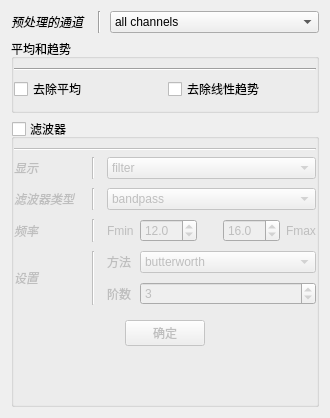
              <widget class="QWidget" name="_sigproc_page">
               <layout class="QVBoxLayout" name="verticalLayout_25">
                <item>
                 <layout class="QGridLayout" name="gridLayout_14">
                  <property name="topMargin">
                   <number>0</number>
                  </property>
                  <item row="0" column="0">
                   <widget class="QLabel" name="label_76">
                    <property name="font">
                     <font>
                      <italic>true</italic>
                      <stylestrategy>PreferDefault</stylestrategy>
                      <kerning>true</kerning>
                     </font>
                    </property>
                    <property name="text">
                     <string>预处理的通道</string>
                    </property>
                   </widget>
                  </item>
                  <item row="0" column="1">
                   <widget class="Line" name="line_36">
                    <property name="minimumSize">
                     <size>
                      <width>10</width>
                      <height>0</height>
                     </size>
                    </property>
                    <property name="orientation">
                     <enum>Qt::Vertical</enum>
                    </property>
                   </widget>
                  </item>
                  <item row="0" column="2">
                   <widget class="QComboBox" name="_SigFiltChan">
                    <property name="toolTip">
                     <string>&lt;html&gt;&lt;head/&gt;&lt;body&gt;&lt;p&gt;Display the signal, in a specific frequency band as :&lt;/p&gt;&lt;p&gt;- &amp;quot;filter&amp;quot; : simply, the filtered signal&lt;/p&gt;&lt;p&gt;- &amp;quot;amplitude&amp;quot; : the amplitude of the signal&lt;/p&gt;&lt;p&gt;- &amp;quot;power&amp;quot; : the power of the signal&lt;/p&gt;&lt;p&gt;- &amp;quot;phase&amp;quot; : the phase of the signal&lt;/p&gt;&lt;/body&gt;&lt;/html&gt;</string>
                    </property>
                    <item>
                     <property name="text">
                      <string>all channels</string>
                     </property>
                    </item>
                   </widget>
                  </item>
                  <item row="1" column="2">
                   <spacer name="horizontalSpacer_43">
                    <property name="orientation">
                     <enum>Qt::Horizontal</enum>
                    </property>
                    <property name="sizeHint" stdset="0">
                     <size>
                      <width>40</width>
                      <height>0</height>
                     </size>
                    </property>
                   </spacer>
                  </item>
                 </layout>
                </item>
                <item>
                 <widget class="QGroupBox" name="groupBox_5">
                  <property name="title">
                   <string>平均和趋势</string>
                  </property>
                  <layout class="QVBoxLayout" name="verticalLayout_7">
                   <property name="leftMargin">
                    <number>0</number>
                   </property>
                   <property name="rightMargin">
                    <number>0</number>
                   </property>
                   <item>
                    <widget class="Line" name="line_12">
                     <property name="orientation">
                      <enum>Qt::Horizontal</enum>
                     </property>
                    </widget>
                   </item>
                   <item>
                    <layout class="QGridLayout" name="gridLayout_2">
                     <item row="0" column="0">
                      <widget class="QCheckBox" name="_SigMean">
                       <property name="text">
                        <string>去除平均</string>
                       </property>
                      </widget>
                     </item>
                     <item row="0" column="1">
                      <widget class="QCheckBox" name="_SigTrend">
                       <property name="text">
                        <string>去除线性趋势</string>
                       </property>
                      </widget>
                     </item>
                    </layout>
                   </item>
                  </layout>
                 </widget>
                </item>
                <item>
                 <widget class="QGroupBox" name="_SigFilt">
                  <property name="title">
                   <string>滤波器</string>
                  </property>
                  <property name="checkable">
                   <bool>true</bool>
                  </property>
                  <property name="checked">
                   <bool>false</bool>
                  </property>
                  <layout class="QVBoxLayout" name="verticalLayout_8">
                   <property name="leftMargin">
                    <number>0</number>
                   </property>
                   <property name="rightMargin">
                    <number>0</number>
                   </property>
                   <item>
                    <widget class="Line" name="line_11">
                     <property name="orientation">
                      <enum>Qt::Horizontal</enum>
                     </property>
                    </widget>
                   </item>
                   <item>
                    <widget class="QWidget" name="_SigFiltW" native="true">
                     <property name="enabled">
                      <bool>false</bool>
                     </property>
                     <layout class="QVBoxLayout" name="verticalLayout_9">
                      <property name="spacing">
                       <number>0</number>
                      </property>
                      <property name="leftMargin">
                       <number>0</number>
                      </property>
                      <property name="topMargin">
                       <number>0</number>
                      </property>
                      <property name="rightMargin">
                       <number>0</number>
                      </property>
                      <property name="bottomMargin">
                       <number>0</number>
                      </property>
                      <item>
                       <layout class="QGridLayout" name="gridLayout_3">
                        <property name="spacing">
                         <number>9</number>
                        </property>
                        <item row="0" column="2">
                         <widget class="QComboBox" name="_SigFiltDisp">
                          <property name="toolTip">
                           <string>&lt;html&gt;&lt;head/&gt;&lt;body&gt;&lt;p&gt;Display the signal, in a specific frequency band as :&lt;/p&gt;&lt;p&gt;- &amp;quot;filter&amp;quot; : simply, the filtered signal&lt;/p&gt;&lt;p&gt;- &amp;quot;amplitude&amp;quot; : the amplitude of the signal&lt;/p&gt;&lt;p&gt;- &amp;quot;power&amp;quot; : the power of the signal&lt;/p&gt;&lt;p&gt;- &amp;quot;phase&amp;quot; : the phase of the signal&lt;/p&gt;&lt;/body&gt;&lt;/html&gt;</string>
                          </property>
                          <item>
                           <property name="text">
                            <string>filter</string>
                           </property>
                          </item>
                          <item>
                           <property name="text">
                            <string>amplitude</string>
                           </property>
                          </item>
                          <item>
                           <property name="text">
                            <string>power</string>
                           </property>
                          </item>
                          <item>
                           <property name="text">
                            <string>phase</string>
                           </property>
                          </item>
                         </widget>
                        </item>
                        <item row="1" column="0">
                         <widget class="QLabel" name="label_18">
                          <property name="font">
                           <font>
                            <italic>true</italic>
                            <stylestrategy>PreferDefault</stylestrategy>
                            <kerning>true</kerning>
                           </font>
                          </property>
                          <property name="text">
                           <string>滤波器类型</string>
                          </property>
                         </widget>
                        </item>
                        <item row="2" column="0">
                         <widget class="QLabel" name="label_7">
                          <property name="font">
                           <font>
                            <italic>true</italic>
                            <stylestrategy>PreferDefault</stylestrategy>
                            <kerning>true</kerning>
                           </font>
                          </property>
                          <property name="text">
                           <string>频率</string>
                          </property>
                         </widget>
                        </item>
                        <item row="2" column="1">
                         <widget class="Line" name="line_24">
                          <property name="minimumSize">
                           <size>
                            <width>10</width>
                            <height>0</height>
                           </size>
                          </property>
                          <property name="orientation">
                           <enum>Qt::Vertical</enum>
                          </property>
                         </widget>
                        </item>
                        <item row="1" column="1">
                         <widget class="Line" name="line_23">
                          <property name="minimumSize">
                           <size>
                            <width>10</width>
                            <height>0</height>
                           </size>
                          </property>
                          <property name="orientation">
                           <enum>Qt::Vertical</enum>
                          </property>
                         </widget>
                        </item>
                        <item row="0" column="0">
                         <widget class="QLabel" name="label_68">
                          <property name="font">
                           <font>
                            <italic>true</italic>
                            <stylestrategy>PreferDefault</stylestrategy>
                            <kerning>true</kerning>
                           </font>
                          </property>
                          <property name="text">
                           <string>显示</string>
                          </property>
                         </widget>
                        </item>
                        <item row="0" column="1">
                         <widget class="Line" name="line_26">
                          <property name="minimumSize">
                           <size>
                            <width>10</width>
                            <height>0</height>
                           </size>
                          </property>
                          <property name="orientation">
                           <enum>Qt::Vertical</enum>
                          </property>
                         </widget>
                        </item>
                        <item row="3" column="0">
                         <widget class="QLabel" name="label_58">
                          <property name="font">
                           <font>
                            <italic>true</italic>
                            <stylestrategy>PreferDefault</stylestrategy>
                            <kerning>true</kerning>
                           </font>
                          </property>
                          <property name="text">
                           <string>设置</string>
                          </property>
                         </widget>
                        </item>
                        <item row="4" column="2">
                         <spacer name="horizontalSpacer_40">
                          <property name="orientation">
                           <enum>Qt::Horizontal</enum>
                          </property>
                          <property name="sizeHint" stdset="0">
                           <size>
                            <width>40</width>
                            <height>0</height>
                           </size>
                          </property>
                         </spacer>
                        </item>
                        <item row="5" column="0" colspan="3">
                         <widget class="QWidget" name="widget_5" native="true">
                          <property name="minimumSize">
                           <size>
                            <width>0</width>
                            <height>0</height>
                           </size>
                          </property>
                          <layout class="QHBoxLayout" name="horizontalLayout_12">
                           <property name="topMargin">
                            <number>6</number>
                           </property>
                           <item>
                            <spacer name="horizontalSpacer_22">
                             <property name="orientation">
                              <enum>Qt::Horizontal</enum>
                             </property>
                             <property name="sizeHint" stdset="0">
                              <size>
                               <width>40</width>
                               <height>20</height>
                              </size>
                             </property>
                            </spacer>
                           </item>
                           <item>
                            <widget class="QPushButton" name="_SigFiltApply">
                             <property name="text">
                              <string>确定</string>
                             </property>
                            </widget>
                           </item>
                           <item>
                            <spacer name="horizontalSpacer_23">
                             <property name="orientation">
                              <enum>Qt::Horizontal</enum>
                             </property>
                             <property name="sizeHint" stdset="0">
                              <size>
                               <width>40</width>
                               <height>20</height>
                              </size>
                             </property>
                            </spacer>
                           </item>
                          </layout>
                         </widget>
                        </item>
                        <item row="1" column="2">
                         <widget class="QComboBox" name="_SigFiltBand">
                          <property name="toolTip">
                           <string>&lt;html&gt;&lt;head/&gt;&lt;body&gt;&lt;p&gt;- bandpass: keep only frequencies between [fmin, fmax]&lt;/p&gt;&lt;p&gt;- bandstop: remove frequencies between [fmin, fmax]&lt;/p&gt;&lt;p&gt;- lowpass: keep only frequencies under fmax&lt;/p&gt;&lt;p&gt;- highpass: keep only frequencies over fmin&lt;/p&gt;&lt;/body&gt;&lt;/html&gt;</string>
                          </property>
                          <item>
                           <property name="text">
                            <string>bandpass</string>
                           </property>
                          </item>
                          <item>
                           <property name="text">
                            <string>bandstop</string>
                           </property>
                          </item>
                          <item>
                           <property name="text">
                            <string>lowpass</string>
                           </property>
                          </item>
                          <item>
                           <property name="text">
                            <string>highpass</string>
                           </property>
                          </item>
                         </widget>
                        </item>
                        <item row="2" column="2">
                         <widget class="QWidget" name="widget_4" native="true">
                          <layout class="QHBoxLayout" name="horizontalLayout_7">
                           <property name="leftMargin">
                            <number>0</number>
                           </property>
                           <property name="topMargin">
                            <number>0</number>
                           </property>
                           <property name="rightMargin">
                            <number>0</number>
                           </property>
                           <property name="bottomMargin">
                            <number>0</number>
                           </property>
                           <item>
                            <layout class="QHBoxLayout" name="horizontalLayout_5">
                             <property name="topMargin">
                              <number>0</number>
                             </property>
                             <item>
                              <widget class="QLabel" name="label_9">
                               <property name="text">
                                <string>Fmin</string>
                               </property>
                              </widget>
                             </item>
                             <item>
                              <widget class="QDoubleSpinBox" name="_SigFiltFrom">
                               <property name="decimals">
                                <number>1</number>
                               </property>
                               <property name="minimum">
                                <double>0.100000000000000</double>
                               </property>
                               <property name="maximum">
                                <double>200.000000000000000</double>
                               </property>
                               <property name="value">
                                <double>12.000000000000000</double>
                               </property>
                              </widget>
                             </item>
                             <item>
                              <spacer name="horizontalSpacer_15">
                               <property name="orientation">
                                <enum>Qt::Horizontal</enum>
                               </property>
                               <property name="sizeType">
                                <enum>QSizePolicy::Fixed</enum>
                               </property>
                               <property name="sizeHint" stdset="0">
                                <size>
                                 <width>20</width>
                                 <height>20</height>
                                </size>
                               </property>
                              </spacer>
                             </item>
                             <item>
                              <widget class="QDoubleSpinBox" name="_SigFiltTo">
                               <property name="decimals">
                                <number>1</number>
                               </property>
                               <property name="minimum">
                                <double>0.100000000000000</double>
                               </property>
                               <property name="maximum">
                                <double>200.000000000000000</double>
                               </property>
                               <property name="value">
                                <double>16.000000000000000</double>
                               </property>
                              </widget>
                             </item>
                             <item>
                              <widget class="QLabel" name="label_8">
                               <property name="text">
                                <string>Fmax</string>
                               </property>
                              </widget>
                             </item>
                            </layout>
                           </item>
                          </layout>
                         </widget>
                        </item>
                        <item row="3" column="1">
                         <widget class="Line" name="line_25">
                          <property name="minimumSize">
                           <size>
                            <width>10</width>
                            <height>0</height>
                           </size>
                          </property>
                          <property name="orientation">
                           <enum>Qt::Vertical</enum>
                          </property>
                         </widget>
                        </item>
                        <item row="3" column="2">
                         <layout class="QGridLayout" name="gridLayout_10">
                          <property name="topMargin">
                           <number>0</number>
                          </property>
                          <item row="0" column="0">
                           <widget class="QLabel" name="label_10">
                            <property name="text">
                             <string>方法</string>
                            </property>
                           </widget>
                          </item>
                          <item row="1" column="0">
                           <widget class="QLabel" name="label_11">
                            <property name="text">
                             <string>阶数</string>
                            </property>
                           </widget>
                          </item>
                          <item row="1" column="1">
                           <widget class="QSpinBox" name="_SigFiltOrder">
                            <property name="toolTip">
                             <string>&lt;html&gt;&lt;head/&gt;&lt;body&gt;&lt;p&gt;Choose filter order and control narrow band. It is not recommended to use filter order over 3 (can provoc distorsion).&lt;/p&gt;&lt;/body&gt;&lt;/html&gt;</string>
                            </property>
                            <property name="minimum">
                             <number>1</number>
                            </property>
                            <property name="maximum">
                             <number>20</number>
                            </property>
                            <property name="value">
                             <number>3</number>
                            </property>
                           </widget>
                          </item>
                          <item row="0" column="1">
                           <widget class="QComboBox" name="_SigFiltMeth">
                            <item>
                             <property name="text">
                              <string>butterworth</string>
                             </property>
                            </item>
                            <item>
                             <property name="text">
                              <string>bessel</string>
                             </property>
                            </item>
                           </widget>
                          </item>
                          <item row="2" column="1">
                           <spacer name="horizontalSpacer_41">
                            <property name="orientation">
                             <enum>Qt::Horizontal</enum>
                            </property>
                            <property name="sizeHint" stdset="0">
                             <size>
                              <width>40</width>
                              <height>0</height>
                             </size>
                            </property>
                           </spacer>
                          </item>
                         </layout>
                        </item>
                       </layout>
                      </item>
                     </layout>
                    </widget>
                   </item>
                   <item>
                    <spacer name="verticalSpacer">
                     <property name="orientation">
                      <enum>Qt::Vertical</enum>
                     </property>
                     <property name="sizeHint" stdset="0">
                      <size>
                       <width>20</width>
                       <height>40</height>
                      </size>
                     </property>
                    </spacer>
                   </item>
                  </layout>
                 </widget>
                </item>
               </layout>
              </widget>
